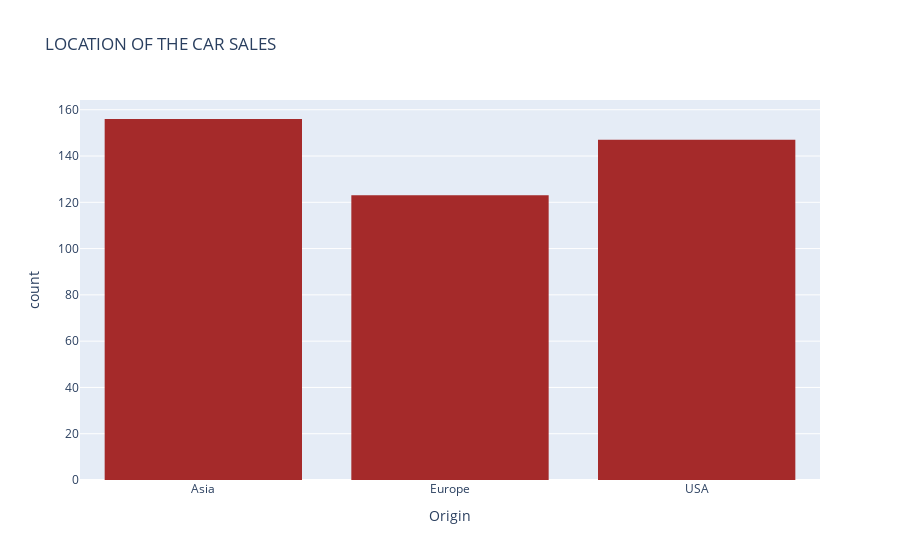

Notebook cell for this chart:
### Code cell
fig = px.histogram(car_df, x = "Origin",
                  labels = {"Origin":"Origin"},
                  title = "LOCATION OF THE CAR SALES",
                  color_discrete_sequence = ["brown"])
                  
fig.show();

### Figure 1 — Plotly figure (JSON) as saved in the notebook; plotly's stock layout.template omitted (floating-point values rounded to 4 significant figures; data arrays with more than 128 entries replaced by an {"elided": "..."} marker saying what was removed)
{"data": [{"alignmentgroup": "True", "bingroup": "x", "hovertemplate": "Origin=%{x}<br>count=%{y}<extra></extra>", "legendgroup": "", "marker": {"color": "brown"}, "name": "", "offsetgroup": "", "orientation": "v", "showlegend": false, "type": "histogram", "x": {"elided": "426 str values"}, "xaxis": "x", "yaxis": "y"}], "layout": {"barmode": "relative", "legend": {"tracegroupgap": 0}, "title": {"text": "LOCATION OF THE CAR SALES"}, "xaxis": {"anchor": "y", "domain": [0, 1], "title": {"text": "Origin"}}, "yaxis": {"anchor": "x", "domain": [0, 1], "title": {"text": "count"}}}}
